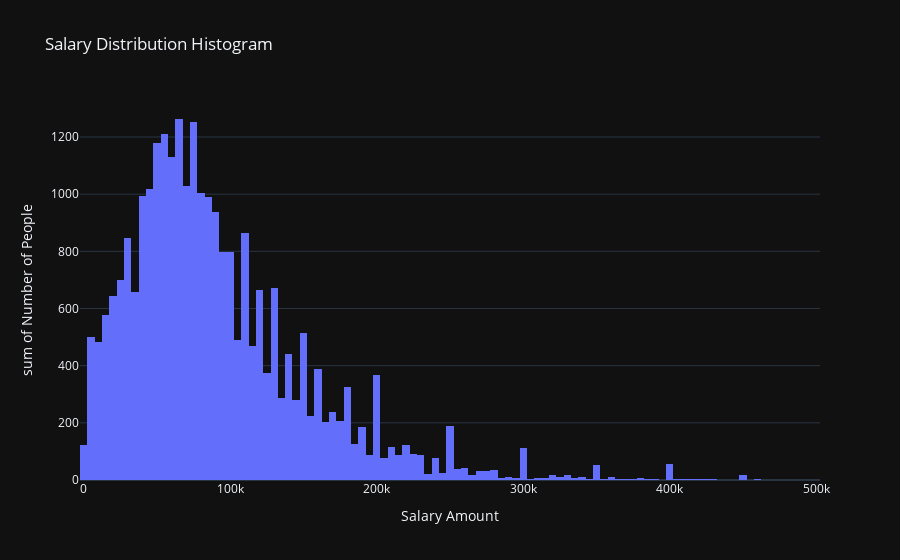
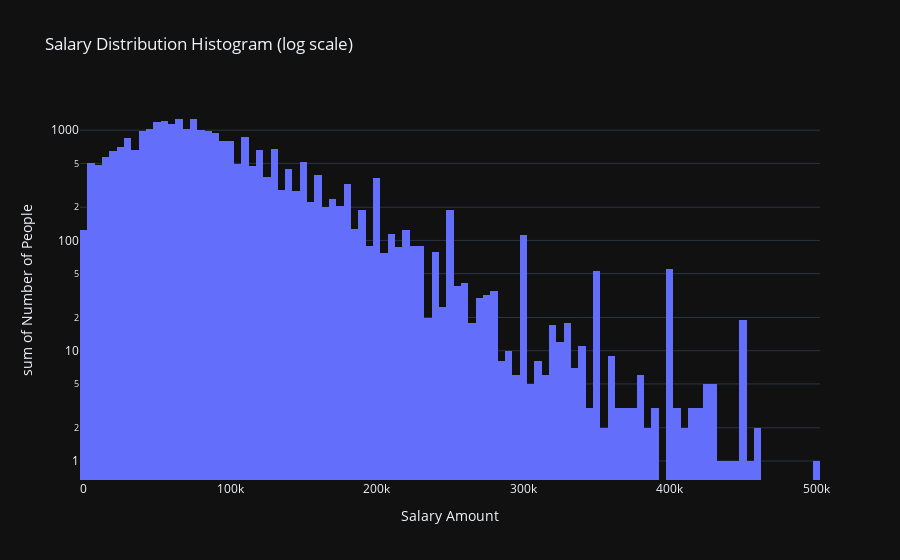

The notebook cell saved with these charts, in order:
### Markdown cell above
using gpt to get the currency to usd exchange rate

### Code cell
basic_info("TechEndorse")
basic_info("Country") # do keep this for later analysis
basic_info("Currency") # their salary is in this currency
basic_info("CompTotal") # salary! for a year?!
# CompTotal means total compensation, including bonus, etc, not just base salary
# so it is a numerical data
df['CompTotal'] = df['CompTotal'].fillna(0)

# keep first 3 letters of the currency that is not null
df['Currency'] = df['Currency'].str[:3]

# calculate top 20 country's total rows
print(df['Country'].value_counts().nlargest(20).sum())
# list top 20 currency
print(df['Currency'].value_counts().nlargest(20).index)

'''
using gpt to get the currency to usd exchange rate
empty data in ukraine and russia
so I manually drop these 2 countries
'''
top_20_currency_by_num_rate = {
  "EUR": 1.0822,     # 1 EUR = ~1.0822 USD :contentReference[oaicite:0]{index=0}
  "USD": 1.0,         # by definition
  "GBP": 1.2781,     # 1 GBP = ~1.2781 USD :contentReference[oaicite:1]{index=1}
  "INR": 0.01195,    # 1 INR = ~0.01195 USD :contentReference[oaicite:2]{index=2}
  "CAD": 1 / 1.3699, # from Fed G.5A: 1.3699 CAD = 1 USD → invert to ~0.7299 USD per CAD :contentReference[oaicite:3]{index=3}
  "BRL": 1 / 5.3872,  # 5.3872 BRL = 1 USD → ~0.1856 USD per BRL :contentReference[oaicite:4]{index=4}
  "PLN": 0.2512,      # 1 PLN = ~0.2512 USD :contentReference[oaicite:5]{index=5}
  "AUD": 0.6597,      # 1 AUD = ~0.6597 USD :contentReference[oaicite:6]{index=6}
  "SEK": 1 / 10.5744,  # 10.5744 SEK = 1 USD → ~0.0946 USD per SEK :contentReference[oaicite:7]{index=7}
  "CHF": 1 / 0.8808,   # 0.8808 CHF = 1 USD → ~1.1356 USD per CHF :contentReference[oaicite:8]{index=8}
  "CZK": 1 / 25.120,   # 25.120 CZK = 1 USD → ~0.03983 USD per CZK :contentReference[oaicite:9]{index=9}
  "DKK": 1 / 6.8955,    # 6.8955 DKK = 1 USD → ~0.1451 USD per DKK :contentReference[oaicite:10]{index=10}
  "NOK": 1 / 10.7574,   # 10.7574 NOK = 1 USD → ~0.09297 USD per NOK :contentReference[oaicite:11]{index=11}
  "ILS": 1 / 4.0067,    # 4.0067 ILS = 1 USD → ~0.2496 USD per ILS :contentReference[oaicite:12]{index=12}
  "NZD": 0.6050,        # 1 NZD = ~0.6050 USD :contentReference[oaicite:13]{index=13}
  "ZAR": 1 / 18.3346,   # 18.3346 ZAR = 1 USD → ~0.05456 USD per ZAR :contentReference[oaicite:14]{index=14}
  "MXN": 1 / 18.3062,   # 18.3062 MXN = 1 USD → ~0.05463 USD per MXN :contentReference[oaicite:15]{index=15}
  "TRY": 1 / 35.5734    # 35.5734 TRY = 1 USD → ~0.02812 USD per TRY :contentReference[oaicite:16]{index=16}
}

'''
keep only top 18 currency data, other currency data drop, they have small amount of data, considered as noise
'''

df = df[df['Currency'].isin(top_20_currency_by_num_rate.keys())]


'''
# I use 4 steps to initially remove outliners
# first remove smaller than 1000 usd per year
# second remove outliners by total compensation keep quantile 1~99 data
# third remove outliners by currency keep quantile 1~99 data
# fourth remove outliners by country keep quantile 1~99 data
'''

# remove smaller than 1000 usd per year
df = df.loc[(df['CompTotal'] >= 1000)]
# remove outliners by total compensation keep quantile 1~99 data
lower_bound = df['CompTotal'].quantile(0.01)
upper_bound = df['CompTotal'].quantile(0.99)
df = df[(df['CompTotal'] >= lower_bound) & (df['CompTotal'] <= upper_bound)]

# remove outliners by currency keep quantile 1~99 data
for currency in df['Currency'].unique():
    currency_mask = df['Currency'] == currency
    lower_bound = df.loc[currency_mask, 'CompTotal'].quantile(0.01)
    upper_bound = df.loc[currency_mask, 'CompTotal'].quantile(0.99)
    df = df[~((currency_mask) & ((df['CompTotal'] < lower_bound) | (df['CompTotal'] > upper_bound)))]

# remove outliners by country keep quantile 1~99 data
for country in df['Country'].unique():
    country_mask = df['Country'] == country
    lower_bound = df.loc[country_mask, 'CompTotal'].quantile(0.01)
    upper_bound = df.loc[country_mask, 'CompTotal'].quantile(0.99)
    df = df[~((country_mask) & ((df['CompTotal'] < lower_bound) | (df['CompTotal'] > upper_bound)))]



df['CompTotal'] = df.apply(lambda row: row['CompTotal'] * top_20_currency_by_num_rate[row['Currency']] if row['Currency'] in top_20_currency_by_num_rate and row['CompTotal'] > 0 else row['CompTotal'], axis=1)
#remove salaries below 1000 usd per year ,remove larger than 300000 usd per year


# Example: df['CompTotal'].value_counts()
salary_counts = df['CompTotal'].value_counts()
import plotly.express as px
# Convert to DataFrame
df_salary = salary_counts.reset_index()
df_salary.columns = ['Salary', 'Count']
fig = px.histogram(
    df_salary,
    x='Salary',
    y='Count',
    nbins=100,  # Adjust bins for granularity
    title='Salary Distribution Histogram',
    labels={'Salary': 'Salary Amount', 'Count': 'Number of People'},
    log_y=False  # Log scale for better visibility
)

fig.show()
# Plot histogram (weighted by Count)
fig = px.histogram(
    df_salary,
    x='Salary',
    y='Count',
    nbins=100,  # Adjust bins for granularity
    title='Salary Distribution Histogram (log scale)',
    labels={'Salary': 'Salary Amount', 'Count': 'Number of People'},
    log_y=True  # Log scale for better visibility
)

fig.show()

### Figure 1 — Plotly figure (JSON) as saved in the notebook; plotly's stock layout.template omitted (floating-point values rounded to 4 significant figures; data arrays with more than 128 entries replaced by an {"elided": "..."} marker saying what was removed)
{"data": [{"bingroup": "x", "histfunc": "sum", "hovertemplate": "Salary Amount=%{x}<br>sum of Number of People=%{y}<extra></extra>", "legendgroup": "", "marker": {"color": "#636efa", "pattern": {"shape": ""}}, "name": "", "nbinsx": 100, "orientation": "v", "showlegend": false, "x": {"elided": "4348 float values"}, "xaxis": "x", "y": {"elided": "4348 int values"}, "yaxis": "y", "type": "histogram"}], "layout": {"xaxis": {"anchor": "y", "domain": [0.0, 1.0], "title": {"text": "Salary Amount"}}, "yaxis": {"anchor": "x", "domain": [0.0, 1.0], "title": {"text": "sum of Number of People"}}, "legend": {"tracegroupgap": 0}, "title": {"text": "Salary Distribution Histogram"}, "barmode": "relative"}}

### Figure 2 — Plotly figure (JSON) as saved in the notebook; plotly's stock layout.template omitted (floating-point values rounded to 4 significant figures; data arrays with more than 128 entries replaced by an {"elided": "..."} marker saying what was removed)
{"data": [{"bingroup": "x", "histfunc": "sum", "hovertemplate": "Salary Amount=%{x}<br>sum of Number of People=%{y}<extra></extra>", "legendgroup": "", "marker": {"color": "#636efa", "pattern": {"shape": ""}}, "name": "", "nbinsx": 100, "orientation": "v", "showlegend": false, "x": {"elided": "4348 float values"}, "xaxis": "x", "y": {"elided": "4348 int values"}, "yaxis": "y", "type": "histogram"}], "layout": {"xaxis": {"anchor": "y", "domain": [0.0, 1.0], "title": {"text": "Salary Amount"}}, "yaxis": {"anchor": "x", "domain": [0.0, 1.0], "title": {"text": "sum of Number of People"}, "type": "log"}, "legend": {"tracegroupgap": 0}, "title": {"text": "Salary Distribution Histogram (log scale)"}, "barmode": "relative"}}
